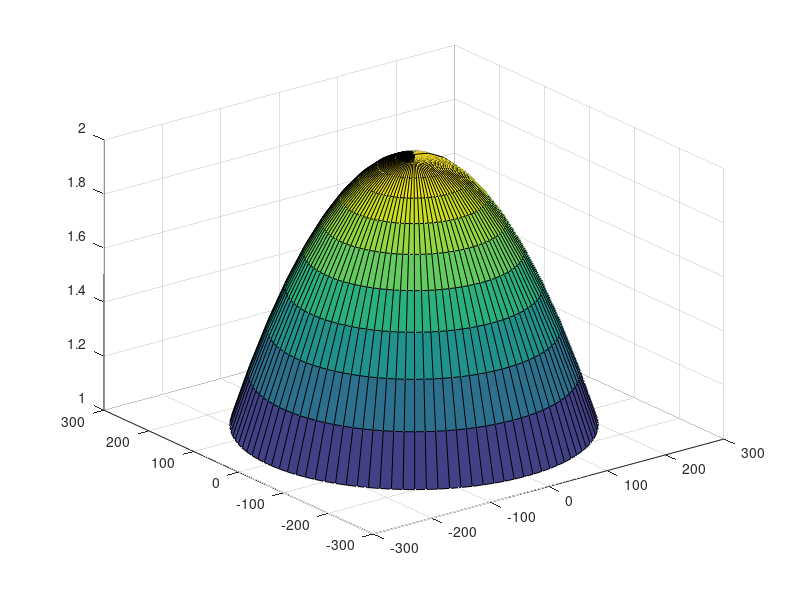

MATLAB code to generate this figure: (Note: this script raises an error after producing the figure.)
%Build and add a luneburg lens decritized into 10 layers into a cst file:

%Define descritized cylinders (default units is in mm):
% Lens Radius:
f = 2.4e9;
lamda = 3e8/f*1e3;
R = 2*lamda;

r = 0:R/10:R;

%Permittivity: 
Er = (2 - (r/R).^2);

%Plot in matlab:
theta = linspace(0,2*pi);
[th,rr] = meshgrid(theta,r);
[~,er] = meshgrid(theta,Er);
[x,y,z] = pol2cart(th,rr,er);
ax = axes('parent',figure);
s = surf(x,y,z);
s.EdgeAlpha = 0.1;
axis equal
view([0 90])
grid off;
box on;
cbar = colorbar;
cbar.Label.String = 'Relative Permittivity';


%% Build in CST:

%Create new CST_MWS session in current directory

CST = CST_MicrowaveStudio(cd,'LuneburgLens.cst');  %Note - file will only be saved if CST.save is called

% Add the descritized graded index material profile to the materials available in CST
Er_av = mapAverage(sqrt(Er)).^2; %take the average Er value assuming linearly spaced radii

map = parula(length(Er_av));
for i = 1:length(Er_av)
    C = (map(i,:));
    material = ['Material',num2str(i)];
    CST.addNormalMaterial(material,Er_av(i),1,C);
end

%Add the cylinders with each dielectric constant.
%Use a height of 0.5 wavelengths
Z = [-0.25 0.25].*lamda;

for i = 2:length(r)
    name = sprintf('cylinder %d',i);
    component = 'Component 1';
    material = ['Material',num2str(i-1)];
    CST.addCylinder(r(i),r(i-1),'z',0,0,Z,name,component,material)
    
end

%Set the frequency span to 2-3 GHz
CST.setFreq(2,3)

%Add a line source to the side of the lens:
CST.addDiscretePort([0 0],[R R],Z,0.1,50)

%Set the Boundary Conditions:
CST.setBoundaryCondition('xmin','open add space','xmax','open add space','ymin',...
    'open add space','ymax','open add space')
CST.setBoundaryCondition('Zmin','Electric','ZMax','Electric');

%Set a symmetry plane on the y-z plane
CST.addSymmetryPlane('X','magnetic')
CST.addSymmetryPlane('Z','electric')

CST.setBackgroundLimits([lamda lamda],[lamda lamda],[0 0]);

%Add a field monitor at 2.4GHz
CST.addFieldMonitor('EField',2.4);
CST.addFieldMonitor('farfield',2.4);

% Choose the TD solver (default)
CST.setSolver('td')

%Run the simulation:
CST.runSimulation;

% Save the model
%CST.save;
